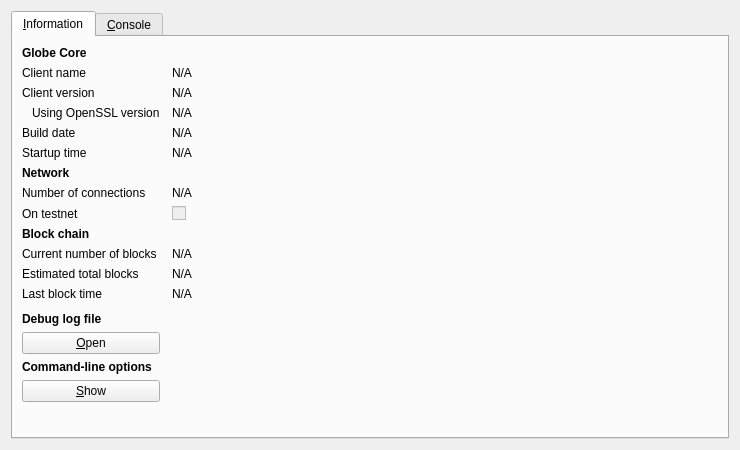
<?xml version="1.0" encoding="UTF-8"?>
<ui version="4.0">
 <class>RPCConsole</class>
 <widget class="QDialog" name="RPCConsole">
  <property name="geometry">
   <rect>
    <x>0</x>
    <y>0</y>
    <width>740</width>
    <height>450</height>
   </rect>
  </property>
  <property name="windowTitle">
   <string>Globe - Debug window</string>
  </property>
  <layout class="QVBoxLayout" name="verticalLayout_2">
   <item>
    <widget class="QTabWidget" name="tabWidget">
     <property name="currentIndex">
      <number>0</number>
     </property>
     <widget class="QWidget" name="tab_info">
      <attribute name="title">
       <string>&amp;Information</string>
      </attribute>
      <layout class="QGridLayout" name="gridLayout" columnstretch="0,1">
       <property name="horizontalSpacing">
        <number>12</number>
       </property>
       <item row="0" column="0">
        <widget class="QLabel" name="label_9">
         <property name="font">
          <font>
           <weight>75</weight>
           <bold>true</bold>
          </font>
         </property>
         <property name="text">
          <string>Globe Core</string>
         </property>
        </widget>
       </item>
       <item row="1" column="0">
        <widget class="QLabel" name="label_5">
         <property name="text">
          <string>Client name</string>
         </property>
        </widget>
       </item>
       <item row="1" column="1">
        <widget class="QLabel" name="clientName">
         <property name="cursor">
          <cursorShape>IBeamCursor</cursorShape>
         </property>
         <property name="text">
          <string>N/A</string>
         </property>
         <property name="textFormat">
          <enum>Qt::PlainText</enum>
         </property>
         <property name="textInteractionFlags">
          <set>Qt::LinksAccessibleByMouse|Qt::TextSelectableByKeyboard|Qt::TextSelectableByMouse</set>
         </property>
        </widget>
       </item>
       <item row="2" column="0">
        <widget class="QLabel" name="label_6">
         <property name="text">
          <string>Client version</string>
         </property>
        </widget>
       </item>
       <item row="2" column="1">
        <widget class="QLabel" name="clientVersion">
         <property name="cursor">
          <cursorShape>IBeamCursor</cursorShape>
         </property>
         <property name="text">
          <string>N/A</string>
         </property>
         <property name="textFormat">
          <enum>Qt::PlainText</enum>
         </property>
         <property name="textInteractionFlags">
          <set>Qt::LinksAccessibleByMouse|Qt::TextSelectableByKeyboard|Qt::TextSelectableByMouse</set>
         </property>
        </widget>
       </item>
       <item row="3" column="0">
        <widget class="QLabel" name="label_14">
         <property name="text">
          <string>Using OpenSSL version</string>
         </property>
         <property name="indent">
          <number>10</number>
         </property>
        </widget>
       </item>
       <item row="3" column="1">
        <widget class="QLabel" name="openSSLVersion">
         <property name="cursor">
          <cursorShape>IBeamCursor</cursorShape>
         </property>
         <property name="text">
          <string>N/A</string>
         </property>
         <property name="textFormat">
          <enum>Qt::PlainText</enum>
         </property>
         <property name="textInteractionFlags">
          <set>Qt::LinksAccessibleByMouse|Qt::TextSelectableByKeyboard|Qt::TextSelectableByMouse</set>
         </property>
        </widget>
       </item>
       <item row="4" column="0">
        <widget class="QLabel" name="label_12">
         <property name="text">
          <string>Build date</string>
         </property>
        </widget>
       </item>
       <item row="4" column="1">
        <widget class="QLabel" name="buildDate">
         <property name="cursor">
          <cursorShape>IBeamCursor</cursorShape>
         </property>
         <property name="text">
          <string>N/A</string>
         </property>
         <property name="textFormat">
          <enum>Qt::PlainText</enum>
         </property>
         <property name="textInteractionFlags">
          <set>Qt::LinksAccessibleByMouse|Qt::TextSelectableByKeyboard|Qt::TextSelectableByMouse</set>
         </property>
        </widget>
       </item>
       <item row="5" column="0">
        <widget class="QLabel" name="label_13">
         <property name="text">
          <string>Startup time</string>
         </property>
        </widget>
       </item>
       <item row="5" column="1">
        <widget class="QLabel" name="startupTime">
         <property name="cursor">
          <cursorShape>IBeamCursor</cursorShape>
         </property>
         <property name="text">
          <string>N/A</string>
         </property>
         <property name="textFormat">
          <enum>Qt::PlainText</enum>
         </property>
         <property name="textInteractionFlags">
          <set>Qt::LinksAccessibleByMouse|Qt::TextSelectableByKeyboard|Qt::TextSelectableByMouse</set>
         </property>
        </widget>
       </item>
       <item row="6" column="0">
        <widget class="QLabel" name="label_11">
         <property name="font">
          <font>
           <weight>75</weight>
           <bold>true</bold>
          </font>
         </property>
         <property name="text">
          <string>Network</string>
         </property>
        </widget>
       </item>
       <item row="7" column="0">
        <widget class="QLabel" name="label_7">
         <property name="text">
          <string>Number of connections</string>
         </property>
        </widget>
       </item>
       <item row="7" column="1">
        <widget class="QLabel" name="numberOfConnections">
         <property name="cursor">
          <cursorShape>IBeamCursor</cursorShape>
         </property>
         <property name="text">
          <string>N/A</string>
         </property>
         <property name="textFormat">
          <enum>Qt::PlainText</enum>
         </property>
         <property name="textInteractionFlags">
          <set>Qt::LinksAccessibleByMouse|Qt::TextSelectableByKeyboard|Qt::TextSelectableByMouse</set>
         </property>
        </widget>
       </item>
       <item row="8" column="0">
        <widget class="QLabel" name="label_8">
         <property name="text">
          <string>On testnet</string>
         </property>
        </widget>
       </item>
       <item row="8" column="1">
        <widget class="QCheckBox" name="isTestNet">
         <property name="enabled">
          <bool>false</bool>
         </property>
         <property name="text">
          <string/>
         </property>
        </widget>
       </item>
       <item row="9" column="0">
        <widget class="QLabel" name="label_10">
         <property name="font">
          <font>
           <weight>75</weight>
           <bold>true</bold>
          </font>
         </property>
         <property name="text">
          <string>Block chain</string>
         </property>
        </widget>
       </item>
       <item row="10" column="0">
        <widget class="QLabel" name="label_3">
         <property name="text">
          <string>Current number of blocks</string>
         </property>
        </widget>
       </item>
       <item row="10" column="1">
        <widget class="QLabel" name="numberOfBlocks">
         <property name="cursor">
          <cursorShape>IBeamCursor</cursorShape>
         </property>
         <property name="text">
          <string>N/A</string>
         </property>
         <property name="textFormat">
          <enum>Qt::PlainText</enum>
         </property>
         <property name="textInteractionFlags">
          <set>Qt::LinksAccessibleByMouse|Qt::TextSelectableByKeyboard|Qt::TextSelectableByMouse</set>
         </property>
        </widget>
       </item>
       <item row="11" column="0">
        <widget class="QLabel" name="label_4">
         <property name="text">
          <string>Estimated total blocks</string>
         </property>
        </widget>
       </item>
       <item row="11" column="1">
        <widget class="QLabel" name="totalBlocks">
         <property name="cursor">
          <cursorShape>IBeamCursor</cursorShape>
         </property>
         <property name="text">
          <string>N/A</string>
         </property>
         <property name="textFormat">
          <enum>Qt::PlainText</enum>
         </property>
         <property name="textInteractionFlags">
          <set>Qt::LinksAccessibleByMouse|Qt::TextSelectableByKeyboard|Qt::TextSelectableByMouse</set>
         </property>
        </widget>
       </item>
       <item row="12" column="0">
        <widget class="QLabel" name="label_2">
         <property name="text">
          <string>Last block time</string>
         </property>
        </widget>
       </item>
       <item row="12" column="1">
        <widget class="QLabel" name="lastBlockTime">
         <property name="cursor">
          <cursorShape>IBeamCursor</cursorShape>
         </property>
         <property name="text">
          <string>N/A</string>
         </property>
         <property name="textFormat">
          <enum>Qt::PlainText</enum>
         </property>
         <property name="textInteractionFlags">
          <set>Qt::LinksAccessibleByMouse|Qt::TextSelectableByKeyboard|Qt::TextSelectableByMouse</set>
         </property>
        </widget>
       </item>
       <item row="13" column="0">
        <spacer name="verticalSpacer_2">
         <property name="orientation">
          <enum>Qt::Vertical</enum>
         </property>
         <property name="sizeHint" stdset="0">
          <size>
           <width>20</width>
           <height>20</height>
          </size>
         </property>
        </spacer>
       </item>
       <item row="14" column="0">
        <widget class="QLabel" name="labelDebugLogfile">
         <property name="font">
          <font>
           <weight>75</weight>
           <bold>true</bold>
          </font>
         </property>
         <property name="text">
          <string>Debug log file</string>
         </property>
        </widget>
       </item>
       <item row="15" column="0">
        <widget class="QPushButton" name="openDebugLogfileButton">
         <property name="toolTip">
          <string>Open the Globe debug log file from the current data directory. This can take a few seconds for large log files.</string>
         </property>
         <property name="text">
          <string>&amp;Open</string>
         </property>
         <property name="autoDefault">
          <bool>false</bool>
         </property>
        </widget>
       </item>
       <item row="16" column="0">
        <widget class="QLabel" name="labelCLOptions">
         <property name="font">
          <font>
           <weight>75</weight>
           <bold>true</bold>
          </font>
         </property>
         <property name="text">
          <string>Command-line options</string>
         </property>
        </widget>
       </item>
       <item row="17" column="0">
        <widget class="QPushButton" name="showCLOptionsButton">
         <property name="toolTip">
          <string>Show the Globe-Qt help message to get a list with possible Globe command-line options.</string>
         </property>
         <property name="text">
          <string>&amp;Show</string>
         </property>
         <property name="autoDefault">
          <bool>false</bool>
         </property>
        </widget>
       </item>
       <item row="18" column="0">
        <spacer name="verticalSpacer">
         <property name="orientation">
          <enum>Qt::Vertical</enum>
         </property>
         <property name="sizeHint" stdset="0">
          <size>
           <width>20</width>
           <height>40</height>
          </size>
         </property>
        </spacer>
       </item>
      </layout>
     </widget>
     <widget class="QWidget" name="tab_console">
      <attribute name="title">
       <string>&amp;Console</string>
      </attribute>
      <layout class="QVBoxLayout" name="verticalLayout_3">
       <property name="spacing">
        <number>3</number>
       </property>
       <item>
        <widget class="QTextEdit" name="messagesWidget">
         <property name="minimumSize">
          <size>
           <width>0</width>
           <height>100</height>
          </size>
         </property>
         <property name="readOnly">
          <bool>true</bool>
         </property>
         <property name="tabKeyNavigation" stdset="0">
          <bool>false</bool>
         </property>
         <property name="columnCount" stdset="0">
          <number>2</number>
         </property>
        </widget>
       </item>
       <item>
        <layout class="QHBoxLayout" name="horizontalLayout">
         <property name="spacing">
          <number>3</number>
         </property>
         <item>
          <widget class="QLabel" name="label">
           <property name="text">
            <string notr="true">&gt;</string>
           </property>
          </widget>
         </item>
         <item>
          <widget class="QLineEdit" name="lineEdit"/>
         </item>
         <item>
          <widget class="QPushButton" name="clearButton">
           <property name="maximumSize">
            <size>
             <width>24</width>
             <height>24</height>
            </size>
           </property>
           <property name="toolTip">
            <string>Clear console</string>
           </property>
           <property name="text">
            <string/>
           </property>
           <property name="icon">
            <iconset resource="../bitcoin.qrc">
             <normaloff>:/icons/remove</normaloff>:/icons/remove</iconset>
           </property>
           <property name="shortcut">
            <string notr="true">Ctrl+L</string>
           </property>
           <property name="autoDefault">
            <bool>false</bool>
           </property>
          </widget>
         </item>
        </layout>
       </item>
      </layout>
     </widget>
    </widget>
   </item>
  </layout>
 </widget>
 <resources>
  <include location="../bitcoin.qrc"/>
 </resources>
 <connections/>
</ui>
